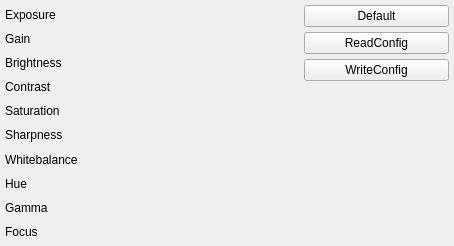
<?xml version="1.0" encoding="UTF-8"?>
<ui version="4.0">
 <class>CameraLightSetting</class>
 <widget class="QWidget" name="CameraLightSetting">
  <property name="geometry">
   <rect>
    <x>0</x>
    <y>0</y>
    <width>454</width>
    <height>246</height>
   </rect>
  </property>
  <property name="windowTitle">
   <string>Form</string>
  </property>
  <layout class="QGridLayout" name="gridLayout">
   <property name="leftMargin">
    <number>5</number>
   </property>
   <property name="topMargin">
    <number>5</number>
   </property>
   <property name="rightMargin">
    <number>5</number>
   </property>
   <property name="bottomMargin">
    <number>5</number>
   </property>
   <property name="spacing">
    <number>5</number>
   </property>
   <item row="0" column="1">
    <layout class="QHBoxLayout" name="horizontalLayout">
     <item>
      <widget class="SpinSliderWidget" name="widgetExposure" native="true"/>
     </item>
    </layout>
   </item>
   <item row="6" column="0">
    <widget class="QLabel" name="label_7">
     <property name="sizePolicy">
      <sizepolicy hsizetype="Minimum" vsizetype="Minimum">
       <horstretch>0</horstretch>
       <verstretch>0</verstretch>
      </sizepolicy>
     </property>
     <property name="text">
      <string>Whitebalance</string>
     </property>
    </widget>
   </item>
   <item row="9" column="0">
    <widget class="QLabel" name="label_10">
     <property name="sizePolicy">
      <sizepolicy hsizetype="Minimum" vsizetype="Minimum">
       <horstretch>0</horstretch>
       <verstretch>0</verstretch>
      </sizepolicy>
     </property>
     <property name="text">
      <string>Focus</string>
     </property>
    </widget>
   </item>
   <item row="4" column="1">
    <layout class="QHBoxLayout" name="horizontalLayout_5">
     <item>
      <widget class="SpinSliderWidget" name="widgetSaturation" native="true"/>
     </item>
    </layout>
   </item>
   <item row="7" column="1">
    <layout class="QHBoxLayout" name="horizontalLayout_8">
     <item>
      <widget class="SpinSliderWidget" name="widgetHue" native="true"/>
     </item>
    </layout>
   </item>
   <item row="0" column="2" rowspan="7">
    <layout class="QVBoxLayout" name="verticalLayout">
     <item>
      <widget class="QPushButton" name="btnDefault">
       <property name="text">
        <string>Default</string>
       </property>
      </widget>
     </item>
     <item>
      <widget class="QPushButton" name="btnReadConfig">
       <property name="text">
        <string>ReadConfig</string>
       </property>
      </widget>
     </item>
     <item>
      <widget class="QPushButton" name="btnWriteConfig">
       <property name="text">
        <string>WriteConfig</string>
       </property>
      </widget>
     </item>
     <item>
      <spacer name="verticalSpacer">
       <property name="orientation">
        <enum>Qt::Vertical</enum>
       </property>
       <property name="sizeHint" stdset="0">
        <size>
         <width>20</width>
         <height>40</height>
        </size>
       </property>
      </spacer>
     </item>
    </layout>
   </item>
   <item row="2" column="1">
    <layout class="QHBoxLayout" name="horizontalLayout_3">
     <item>
      <widget class="SpinSliderWidget" name="widgetBrightness" native="true"/>
     </item>
    </layout>
   </item>
   <item row="1" column="1">
    <layout class="QHBoxLayout" name="horizontalLayout_2">
     <item>
      <widget class="SpinSliderWidget" name="widgetGain" native="true"/>
     </item>
    </layout>
   </item>
   <item row="4" column="0">
    <widget class="QLabel" name="label_5">
     <property name="sizePolicy">
      <sizepolicy hsizetype="Minimum" vsizetype="Minimum">
       <horstretch>0</horstretch>
       <verstretch>0</verstretch>
      </sizepolicy>
     </property>
     <property name="text">
      <string>Saturation</string>
     </property>
    </widget>
   </item>
   <item row="8" column="0">
    <widget class="QLabel" name="label_9">
     <property name="sizePolicy">
      <sizepolicy hsizetype="Minimum" vsizetype="Minimum">
       <horstretch>0</horstretch>
       <verstretch>0</verstretch>
      </sizepolicy>
     </property>
     <property name="text">
      <string>Gamma</string>
     </property>
    </widget>
   </item>
   <item row="8" column="1">
    <layout class="QHBoxLayout" name="horizontalLayout_9">
     <item>
      <widget class="SpinSliderWidget" name="widgetGamma" native="true"/>
     </item>
    </layout>
   </item>
   <item row="5" column="0">
    <widget class="QLabel" name="label_6">
     <property name="sizePolicy">
      <sizepolicy hsizetype="Minimum" vsizetype="Minimum">
       <horstretch>0</horstretch>
       <verstretch>0</verstretch>
      </sizepolicy>
     </property>
     <property name="text">
      <string>Sharpness</string>
     </property>
    </widget>
   </item>
   <item row="9" column="1">
    <layout class="QHBoxLayout" name="horizontalLayout_10">
     <item>
      <widget class="SpinSliderWidget" name="widgetFocus" native="true"/>
     </item>
    </layout>
   </item>
   <item row="7" column="0">
    <widget class="QLabel" name="label_8">
     <property name="sizePolicy">
      <sizepolicy hsizetype="Minimum" vsizetype="Minimum">
       <horstretch>0</horstretch>
       <verstretch>0</verstretch>
      </sizepolicy>
     </property>
     <property name="text">
      <string>Hue</string>
     </property>
    </widget>
   </item>
   <item row="0" column="0">
    <widget class="QLabel" name="label">
     <property name="sizePolicy">
      <sizepolicy hsizetype="Minimum" vsizetype="Minimum">
       <horstretch>0</horstretch>
       <verstretch>0</verstretch>
      </sizepolicy>
     </property>
     <property name="text">
      <string>Exposure</string>
     </property>
    </widget>
   </item>
   <item row="6" column="1">
    <layout class="QHBoxLayout" name="horizontalLayout_7">
     <item>
      <widget class="SpinSliderWidget" name="widgetWhitebalance" native="true"/>
     </item>
    </layout>
   </item>
   <item row="3" column="1">
    <layout class="QHBoxLayout" name="horizontalLayout_4">
     <item>
      <widget class="SpinSliderWidget" name="widgetContrast" native="true"/>
     </item>
    </layout>
   </item>
   <item row="1" column="0">
    <widget class="QLabel" name="label_2">
     <property name="sizePolicy">
      <sizepolicy hsizetype="Minimum" vsizetype="Minimum">
       <horstretch>0</horstretch>
       <verstretch>0</verstretch>
      </sizepolicy>
     </property>
     <property name="text">
      <string>Gain</string>
     </property>
    </widget>
   </item>
   <item row="2" column="0">
    <widget class="QLabel" name="label_3">
     <property name="sizePolicy">
      <sizepolicy hsizetype="Minimum" vsizetype="Minimum">
       <horstretch>0</horstretch>
       <verstretch>0</verstretch>
      </sizepolicy>
     </property>
     <property name="text">
      <string>Brightness</string>
     </property>
    </widget>
   </item>
   <item row="5" column="1">
    <layout class="QHBoxLayout" name="horizontalLayout_6">
     <item>
      <widget class="SpinSliderWidget" name="widgetSharpness" native="true"/>
     </item>
    </layout>
   </item>
   <item row="3" column="0">
    <widget class="QLabel" name="label_4">
     <property name="sizePolicy">
      <sizepolicy hsizetype="Minimum" vsizetype="Minimum">
       <horstretch>0</horstretch>
       <verstretch>0</verstretch>
      </sizepolicy>
     </property>
     <property name="text">
      <string>Contrast</string>
     </property>
    </widget>
   </item>
  </layout>
 </widget>
 <customwidgets>
  <customwidget>
   <class>SpinSliderWidget</class>
   <extends>QWidget</extends>
   <header location="global">UIClass/CustomWidget/SpinSliderWidget.h</header>
   <container>1</container>
  </customwidget>
 </customwidgets>
 <resources/>
 <connections/>
</ui>
